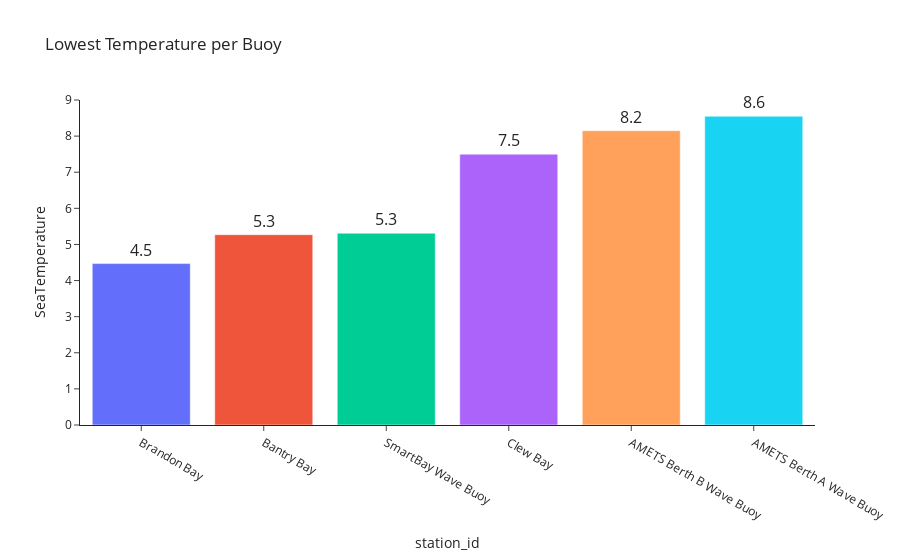

The cell this chart's notebook holds for it:
### Code cell
fig = px.bar(lowest_temperature_per_buoy, x='station_id', y='SeaTemperature', title='Lowest Temperature per Buoy', text_auto='.2s', template='simple_white', color='station_id', color_discrete_sequence=px.colors.qualitative.Plotly)
fig.update_traces(textfont_size=16, textangle=0, textposition="outside", cliponaxis=False, showlegend=False)

### Figure 1 — Plotly figure (JSON) as saved in the notebook; plotly's stock layout.template omitted (floating-point values rounded to 4 significant figures)
{"data": [{"alignmentgroup": "True", "cliponaxis": false, "hovertemplate": "station_id=%{x}<br>SeaTemperature=%{y}<extra></extra>", "legendgroup": "Brandon Bay", "marker": {"color": "#636EFA", "pattern": {"shape": ""}}, "name": "Brandon Bay", "offsetgroup": "Brandon Bay", "orientation": "v", "showlegend": false, "textangle": 0, "textfont": {"size": 16}, "textposition": "outside", "texttemplate": "%{y:.2s}", "type": "bar", "x": ["Brandon Bay"], "xaxis": "x", "y": [4.47], "yaxis": "y"}, {"alignmentgroup": "True", "cliponaxis": false, "hovertemplate": "station_id=%{x}<br>SeaTemperature=%{y}<extra></extra>", "legendgroup": "Bantry Bay", "marker": {"color": "#EF553B", "pattern": {"shape": ""}}, "name": "Bantry Bay", "offsetgroup": "Bantry Bay", "orientation": "v", "showlegend": false, "textangle": 0, "textfont": {"size": 16}, "textposition": "outside", "texttemplate": "%{y:.2s}", "type": "bar", "x": ["Bantry Bay"], "xaxis": "x", "y": [5.27], "yaxis": "y"}, {"alignmentgroup": "True", "cliponaxis": false, "hovertemplate": "station_id=%{x}<br>SeaTemperature=%{y}<extra></extra>", "legendgroup": "SmartBay Wave Buoy", "marker": {"color": "#00CC96", "pattern": {"shape": ""}}, "name": "SmartBay Wave Buoy", "offsetgroup": "SmartBay Wave Buoy", "orientation": "v", "showlegend": false, "textangle": 0, "textfont": {"size": 16}, "textposition": "outside", "texttemplate": "%{y:.2s}", "type": "bar", "x": ["SmartBay Wave Buoy"], "xaxis": "x", "y": [5.31], "yaxis": "y"}, {"alignmentgroup": "True", "cliponaxis": false, "hovertemplate": "station_id=%{x}<br>SeaTemperature=%{y}<extra></extra>", "legendgroup": "Clew Bay", "marker": {"color": "#AB63FA", "pattern": {"shape": ""}}, "name": "Clew Bay", "offsetgroup": "Clew Bay", "orientation": "v", "showlegend": false, "textangle": 0, "textfont": {"size": 16}, "textposition": "outside", "texttemplate": "%{y:.2s}", "type": "bar", "x": ["Clew Bay"], "xaxis": "x", "y": [7.5], "yaxis": "y"}, {"alignmentgroup": "True", "cliponaxis": false, "hovertemplate": "station_id=%{x}<br>SeaTemperature=%{y}<extra></extra>", "legendgroup": "AMETS Berth B Wave Buoy", "marker": {"color": "#FFA15A", "pattern": {"shape": ""}}, "name": "AMETS Berth B Wave Buoy", "offsetgroup": "AMETS Berth B Wave Buoy", "orientation": "v", "showlegend": false, "textangle": 0, "textfont": {"size": 16}, "textposition": "outside", "texttemplate": "%{y:.2s}", "type": "bar", "x": ["AMETS Berth B Wave Buoy"], "xaxis": "x", "y": [8.15], "yaxis": "y"}, {"alignmentgroup": "True", "cliponaxis": false, "hovertemplate": "station_id=%{x}<br>SeaTemperature=%{y}<extra></extra>", "legendgroup": "AMETS Berth A Wave Buoy", "marker": {"color": "#19D3F3", "pattern": {"shape": ""}}, "name": "AMETS Berth A Wave Buoy", "offsetgroup": "AMETS Berth A Wave Buoy", "orientation": "v", "showlegend": false, "textangle": 0, "textfont": {"size": 16}, "textposition": "outside", "texttemplate": "%{y:.2s}", "type": "bar", "x": ["AMETS Berth A Wave Buoy"], "xaxis": "x", "y": [8.55], "yaxis": "y"}], "layout": {"barmode": "relative", "legend": {"title": {"text": "station_id"}, "tracegroupgap": 0}, "title": {"text": "Lowest Temperature per Buoy"}, "xaxis": {"anchor": "y", "categoryarray": ["Brandon Bay", "Bantry Bay", "SmartBay Wave Buoy", "Clew Bay", "AMETS Berth B Wave Buoy", "AMETS Berth A Wave Buoy"], "categoryorder": "array", "domain": [0, 1], "title": {"text": "station_id"}}, "yaxis": {"anchor": "x", "domain": [0, 1], "title": {"text": "SeaTemperature"}}}}
